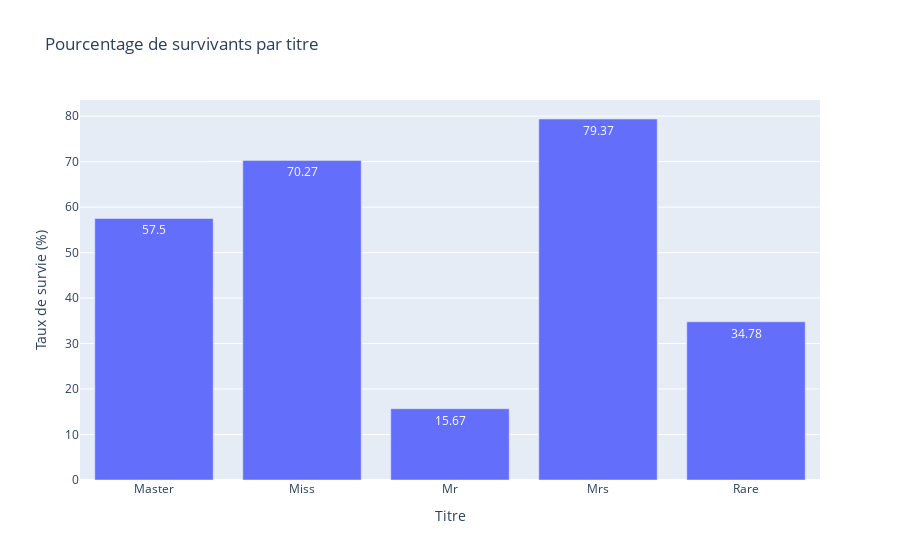

This figure's notebook cell:
### Code cell
survival_by_title = train_data_filled.groupby('Title').agg({
    'Survived': ['count', 'sum']
})

survival_by_title.columns = ['Total', 'Survivors']
survival_by_title['Survival_Rate'] = (survival_by_title['Survivors'] / survival_by_title['Total'] * 100).round(2)

print(survival_by_title)

name_title_fig = px.bar(
    survival_by_title.reset_index(), # reset_index replace la colonne title correctement pour plotly
    x='Title',
    y='Survival_Rate',
    title='Pourcentage de survivants par titre',
    labels={
        'Survival_Rate': 'Taux de survie (%)',
        'Title': 'Titre'
    },
    text='Survival_Rate'
)

name_title_fig.show()

### Figure 1 — Plotly figure (JSON) as saved in the notebook; plotly's stock layout.template omitted (floating-point values rounded to 4 significant figures)
{"data": [{"hovertemplate": "Titre=%{x}<br>Taux de survie (%)=%{text}<extra></extra>", "legendgroup": "", "marker": {"color": "#636efa", "pattern": {"shape": ""}}, "name": "", "orientation": "v", "showlegend": false, "text": [57.5, 70.27, 15.67, 79.37, 34.78], "textposition": "auto", "type": "bar", "x": ["Master", "Miss", "Mr", "Mrs", "Rare"], "xaxis": "x", "y": [57.5, 70.27, 15.67, 79.37, 34.78], "yaxis": "y"}], "layout": {"barmode": "relative", "legend": {"tracegroupgap": 0}, "title": {"text": "Pourcentage de survivants par titre"}, "xaxis": {"anchor": "y", "domain": [0, 1], "title": {"text": "Titre"}}, "yaxis": {"anchor": "x", "domain": [0, 1], "title": {"text": "Taux de survie (%)"}}}}
